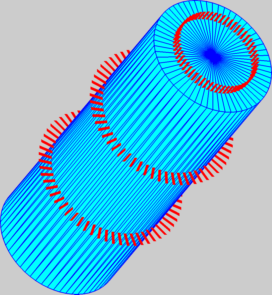
%> input picture extern/COMPUTE_mesh_normals/COMPUTE_mesh_normals/mesh_normals.png, 272 x 295 px
$ octave --eval "result = refine_bw_img_for_bbox(imread('../extern/COMPUTE_mesh_normals/COMPUTE_mesh_normals/mesh_normals.png'));"   (GNU Octave 9; MATLAB toolbox functions it lacks are replaced by stand-ins)
%> lines starting %> are read from the running program, lines starting %| are printed output that depends on the picture
function [A,x,y] = refine_bw_img_for_bbox(A)

A = imclose(A,strel('disk',4));
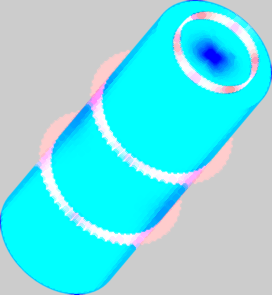
%> A: size 295x272x3 uint8; mean R, G, B 115.6, 223.5, 229.8
A = imerode(A,strel('diamond',2));
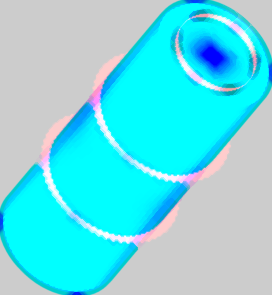
%> A: size 295x272x3 uint8; mean R, G, B 106.1, 220.8, 228.6
[y,x] = ind2sub(size(A),find(A));
%> y = 203744 values from 1 to 295; x = 203744 values from 1 to 816
